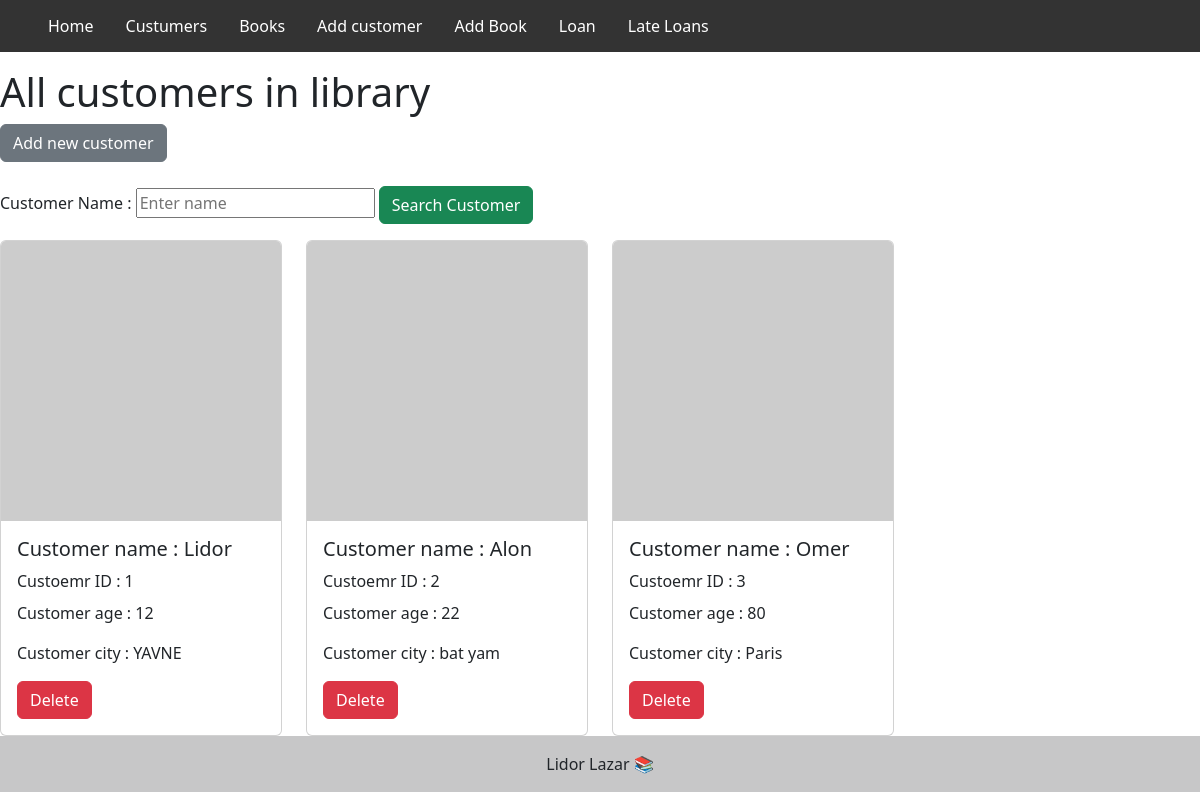
The page /PrintAll/ on the database as committed earlier.
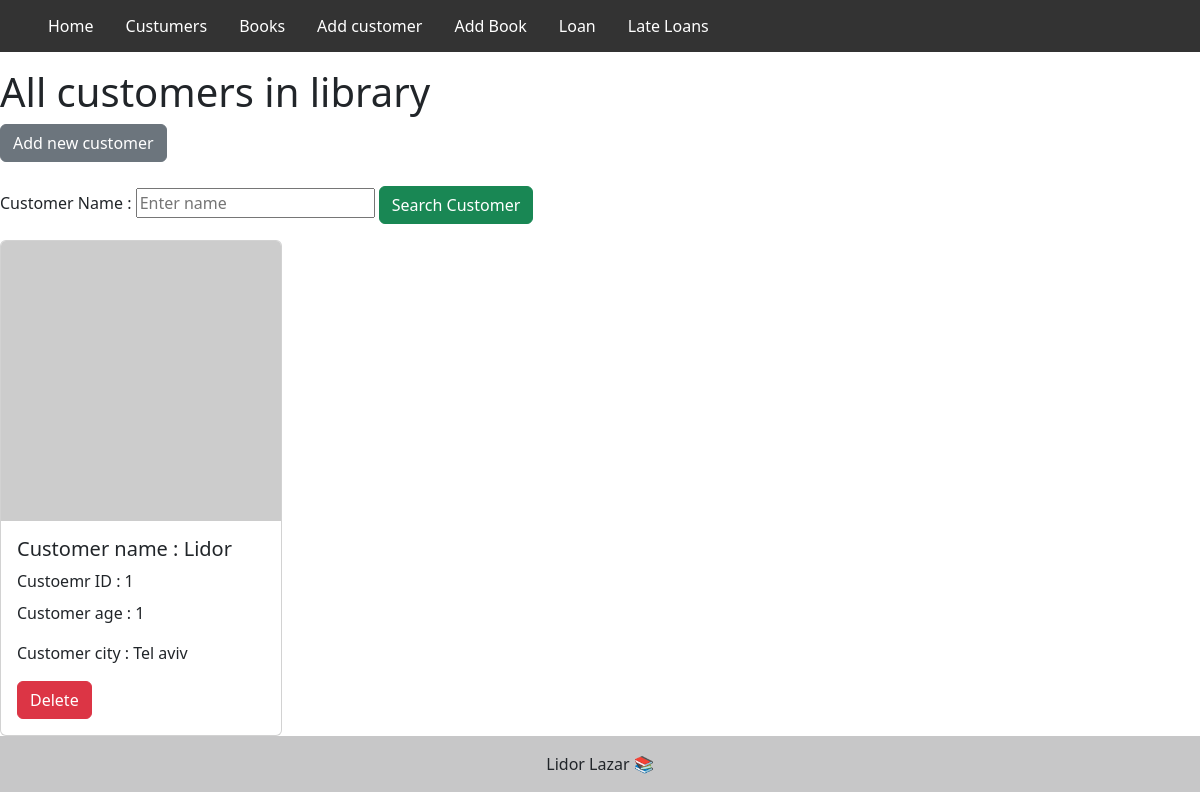
The same page on the database as committed later.
### backend-site.py (models this page shows, shortened)
class Customers(db.Model):
    CusomerID = db.Column('CusomerID',db.Integer, primary_key=True)
    Name = db.Column('Name', db.String(50))
    City = db.Column('City', db.String(50))
    Age = db.Column('Age', db.Integer)
    CustomersToLoans = db.relationship('Loans', backref='customers')

### backend-site.py (the view)
@app.route('/PrintAll/<customername>', methods=['GET','POST'])
@app.route('/PrintAll/', methods=['GET','POST'])
def PrintAllCustomer(customername=''):
    if request.method == 'POST':
        for name in Customers.query.all():
            if request.form.get("SerachCust").title() == name.Name:
                customername = name.Name
                return render_template('personalCust.html', customername = customername, PrintAllCustomer= Customers.query.all())
        return render_template('ShowAllCust.html', PrintAllCustomer = Customers.query.all())
    else:
        return render_template('ShowAllCust.html', PrintAllCustomer = Customers.query.all())

### Templates/ShowAllCust.html (shortened to what this page needs)
{% extends "layout.html" %} {% block title %}Lazar libaray{% endblock %}  {% block content %}
<h1>All customers in library</h1>
<a href="/addCustomer/"><button type="button" class="btn btn-secondary" >Add new customer</button></a><br><br>
<form action="" method="POST">
<label>Customer Name : </label>
<input name="SerachCust"  type="text" placeholder="Enter name">
<a href="/PrintAll/{{customername}}"><button  methods ="POST" class="btn btn-success" Type="submit">Search Customer</button></a>
</form>
<div class="row row-cols-1 row-cols-md-4 g-4">
  {%- for cust in PrintAllCustomer %}
  <div class="col">
    <div class="card">
      <img
        src="https://picsum.photos/20{{ cust.CusomerID}}"
        class="card-img-top"
      />
      <div class="card-body">
        <h5 class="card-text">Customer name : {{cust.Name}}</h5>
        <p class="card-title">Custoemr ID : {{cust.CusomerID}}</p>
        <p class="card-text">Customer age : {{cust.Age}}</p>
        <p class="card-text">Customer city : {{cust.City}}</p>
        <a class="btn btn-danger" href="/deleteCustomer/{{ cust.CusomerID}}">Delete</a>
      </div>
    </div>
  </div>
  {% endfor %}
</div>
{% endblock %}

Rows that differ between the two databases and show on the page:
removed Customers: Name "Alon", CusomerID "2", Age "22", City "bat yam"
removed Customers: Name "Omer", CusomerID "3", Age "80", City "Paris"
changed Customers "Lidor": Age "12" → "1"; City "YAVNE" → "Tel aviv"
